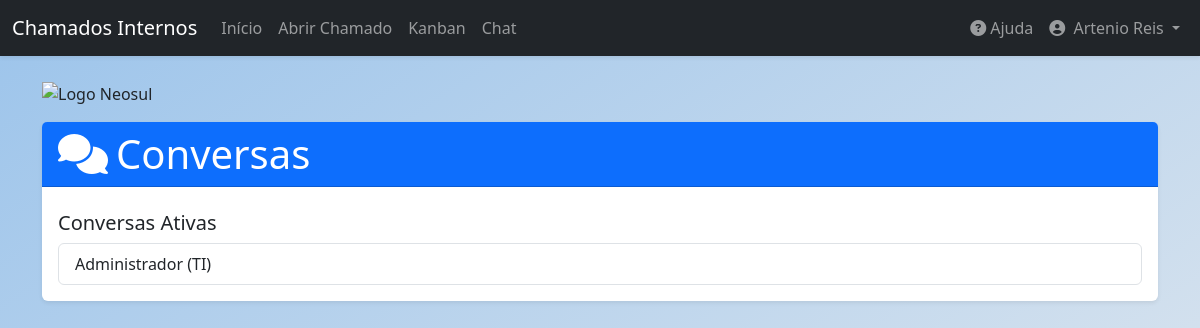
Page /chat (signed in) on the committed database.
### app/models.py (models this page shows, shortened)
class User(db.Model, UserMixin):
    id = db.Column(db.Integer, primary_key=True)
    name = db.Column(db.String(100), nullable=False)
    email = db.Column(db.String(120), unique=True, nullable=False)
    sector = db.Column(db.String(50), nullable=False)
    password = db.Column(db.String(128), nullable=False)
    access_level = db.Column(db.String(20), nullable=False, default='colaborador')
    is_active = db.Column(db.Boolean, nullable=False, default=True)
    created_at = db.Column(db.DateTime, default=datetime.utcnow)
    tickets_created = db.relationship('Ticket', backref='author', lazy=True, foreign_keys='Ticket.user_id')
    tickets_assigned = db.relationship('Ticket', backref='assignee_user', lazy=True, foreign_keys='Ticket.assigned_to')
    comments = db.relationship('Comment', backref='comment_author', lazy=True)

### app/routes.py (the view)
@main.route('/chat', methods=['GET'])
@login_required
def chat_users():
    archived_user_ids = [ac.with_user_id for ac in ArchivedConversation.query.filter_by(user_id=current_user.id).all()]
    sent_to_ids = db.session.query(ChatMessage.recipient_id).filter(ChatMessage.sender_id == current_user.id).distinct()
    received_from_ids = db.session.query(ChatMessage.sender_id).filter(ChatMessage.recipient_id == current_user.id).distinct()
    all_conversation_partner_ids = {row[0] for row in sent_to_ids}.union({row[0] for row in received_from_ids})
    active_partners = []
    archived_partners = []
    if all_conversation_partner_ids:
        all_partners = User.query.filter(User.id.in_(all_conversation_partner_ids)).order_by(User.name).all()
        for user in all_partners:
            if user.id in archived_user_ids:
                archived_partners.append(user)
            else:
                active_partners.append(user)
    users_with_no_history = User.query.filter(
        User.id != current_user.id,
        ~User.id.in_(all_conversation_partner_ids)
    ).order_by(User.name).all()
    active_partners.extend(users_with_no_history)
    return render_template('chat_users.html', active_partners=active_partners, archived_partners=archived_partners, title="Chat")

### app/__init__.py (called while the page is built)
@login_manager.user_loader
def load_user(user_id):
    from app.models import User
    return User.query.get(int(user_id))

### app/templates/chat_users.html (shortened to what this page needs)
{% extends "base.html" %}
{% block content %}
<div class="row mt-4">
    <div class="col-12 mb-3">
        <img src="https://neosul.com.br/clientes/1/img/logo.png" alt="Logo Neosul" style="max-width: 250px; height: auto;">
    </div>
</div>
<div class="card shadow-sm">
    <div class="card-header bg-primary text-white">
        <h1 class="mb-0"><i class="fas fa-comments me-2"></i>Conversas</h1>
    </div>
    <div class="card-body">
        <h5 class="mt-2">Conversas Ativas</h5>
        <div class="list-group">
            {% for user in active_partners %}
            <a href="{{ url_for('main.chat_conversation', recipient_id=user.id) }}" class="list-group-item list-group-item-action">
                {{ user.name }} ({{ user.sector }})
            </a>
            {% else %}
            <p class="text-muted">Nenhuma conversa ativa. Clique em um usuário para começar.</p>
            {% endfor %}
        </div>
    </div>
</div>
{% endblock content %}

### app/templates/components/navbar.html (shortened to what this page needs)
<nav class="navbar navbar-expand-lg navbar-dark bg-dark shadow-sm">
    <div class="container-fluid">
        <a class="navbar-brand" href="{{ url_for('main.home') }}">Chamados Internos</a>
        <div class="collapse navbar-collapse" id="navbarNav">
            <ul class="navbar-nav me-auto mb-2 mb-lg-0">
                {% if current_user.is_authenticated %}
                    <li class="nav-item">
                        <a class="nav-link" href="{{ url_for('main.home') }}">Início</a>
                    </li>
                    <li class="nav-item">
                        <a class="nav-link" href="{{ url_for('main.create_ticket') }}">Abrir Chamado</a>
                    </li>
                    <li class="nav-item">
                        <a class="nav-link" href="{{ url_for('main.tickets_kanban') }}">Kanban</a>
                    </li>
                    <li class="nav-item">
                    <a class="nav-link" href="{{ url_for('main.chat_users') }}">Chat</a>
                    </li>
                {% endif %}
            </ul>
            <ul class="navbar-nav ms-auto mb-2 mb-lg-0">
                {% if current_user.is_authenticated %}
                    <li class="nav-item">
                        <a class="nav-link" href="{{ url_for('main.help') }}"><i class="fas fa-question-circle me-1"></i>Ajuda</a>
                    </li>
                    <li class="nav-item dropdown">
                        <a class="nav-link dropdown-toggle" href="#" id="navbarDropdown" role="button" data-bs-toggle="dropdown" aria-expanded="false">
                            <i class="fas fa-user-circle me-1"></i> {{ current_user.name }}
                        </a>
                    </li>
                {% else %}
                    <li class="nav-item">
                        <a class="nav-link" href="{{ url_for('main.login') }}">Login</a>
                    </li>
                {% endif %}
            </ul>
        </div>
    </div>
</nav>

### app/static/css/style.css (style rules this page uses)
body { background: linear-gradient(to bottom right, #9cc4eb, #e9ecef); background-attachment: fixed; }
.card { border: none; box-shadow: 0 4px 8px rgba(0,0,0,0.05); }

### rows in the picture
User: name "Artenio Reis"
User: name "Administrador", sector "TI"
